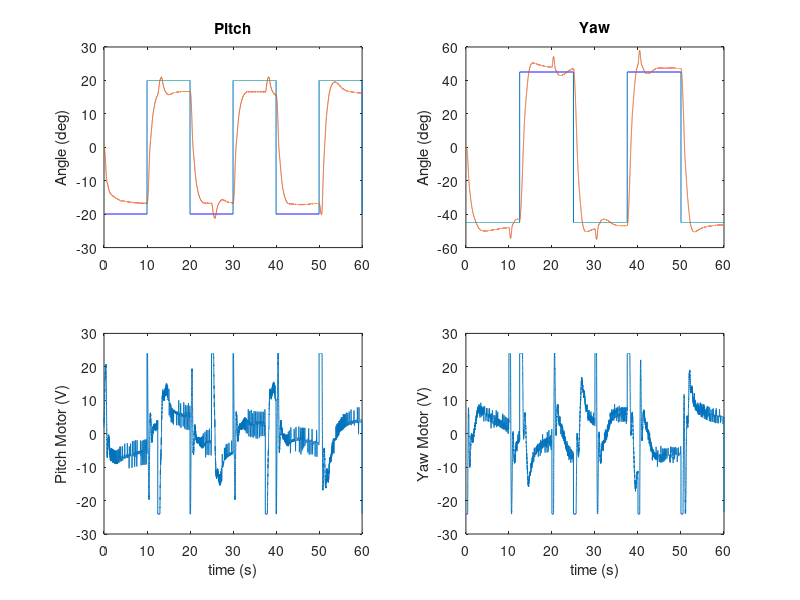

MATLAB code for this plot: (Note: this script raises an error after producing the figure.)
%%
clear; clc; close all;

%%
% Load measured data from past run
load('DataLQRControl.mat');
% store in variables
t = DataLQRControl(1,:); % time (s)
Vp = DataLQRControl(2,:); % pitch voltage (V)
theta_d = 180/pi*DataLQRControl(3,:); % desired pitch angle (deg)
theta = 180/pi*DataLQRControl(4,:); % pitch angle (deg)
Vy = DataLQRControl(5,:); % yaw voltage (V)
yaw_d = 180/pi*DataLQRControl(6,:); % desired yaw angle (deg)
yaw = 180/pi*DataLQRControl(7,:); % yaw angle (deg)
%
figure;
subplot(2,2,1);
plot(t,theta_d,t,theta);
title('Pitch');
ylabel('Angle (deg)');
subplot(2,2,3);
plot(t,Vp);
ylabel('Pitch Motor (V)');
xlabel('time (s)');
% 
subplot(2,2,2);
plot(t,yaw_d,t,yaw);
title('Yaw');
ylabel('Angle (deg)');
subplot(2,2,4);
plot(t,Vy);
ylabel('Yaw Motor (V)');
xlabel('time (s)');
sgtitle('LQR Control Response');
